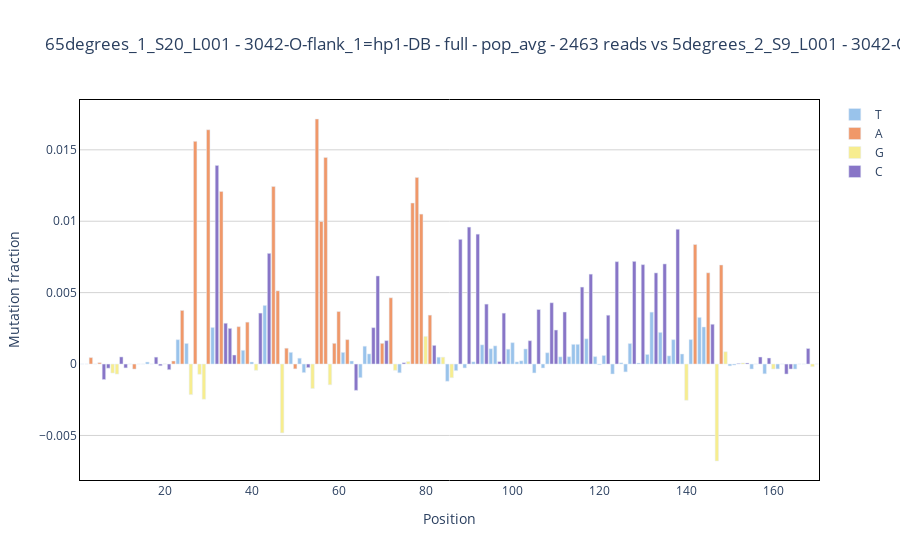

The cell this chart's notebook holds for it:
### Markdown cell above
## Mutation fraction delta

### Code cell
fig = study.mutation_fraction_delta(
    sample = ['65degrees_1_S20_L001','5degrees_2_S9_L001'],
    reference =  '3042-O-flank_1=hp1-DB',  # select one or multiple reference(s)             
    section='full'
)['fig'].show()
